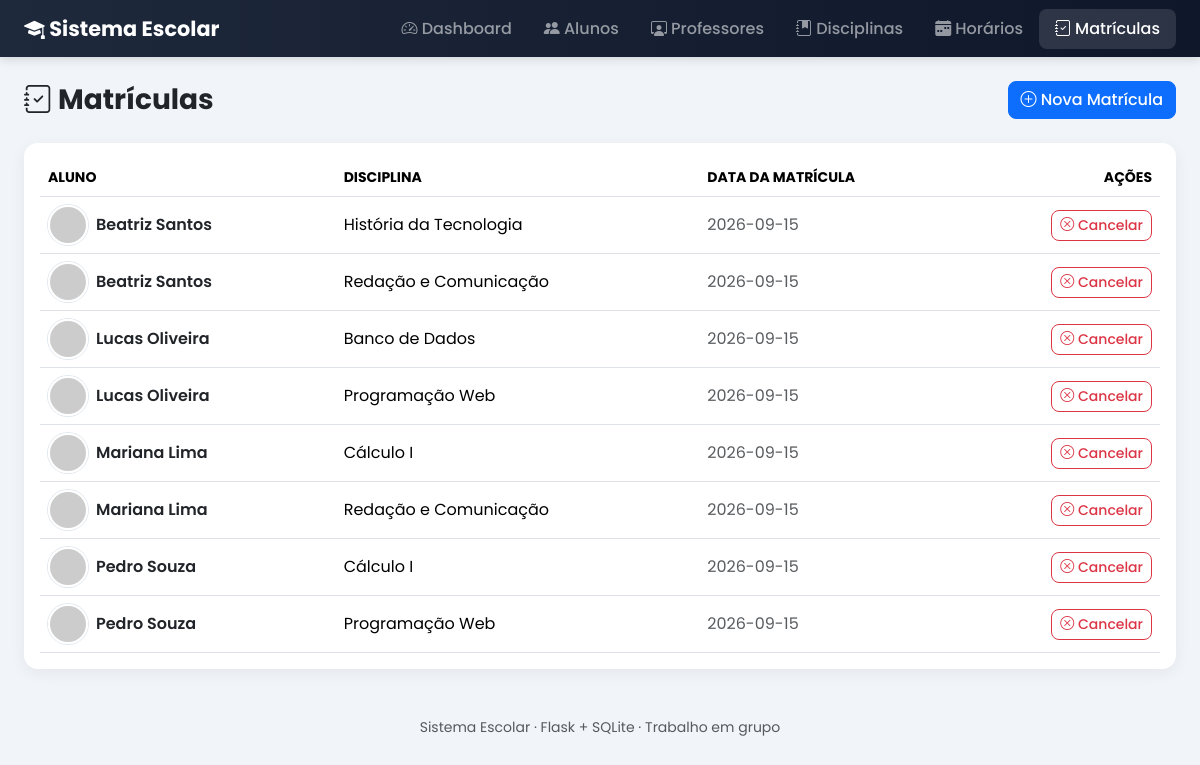
Page /matriculas/ on the committed database.
### tables this page shows
CREATE TABLE matriculas (
            id INTEGER PRIMARY KEY AUTOINCREMENT,
            aluno_id INTEGER NOT NULL,
            disciplina_id INTEGER NOT NULL,
            data_matricula TEXT DEFAULT CURRENT_DATE,
            FOREIGN KEY (aluno_id) REFERENCES alunos(id) ON DELETE CASCADE,
            FOREIGN KEY (disciplina_id) REFERENCES disciplinas(id) ON DELETE CASCADE,
            UNIQUE(aluno_id, disciplina_id)
        );

CREATE TABLE alunos (
            id INTEGER PRIMARY KEY AUTOINCREMENT,
            nome TEXT NOT NULL,
            idade INTEGER NOT NULL,
            email TEXT NOT NULL,
            turma TEXT NOT NULL,
            foto TEXT
        );

CREATE TABLE disciplinas (
            id INTEGER PRIMARY KEY AUTOINCREMENT,
            nome TEXT NOT NULL,
            carga_horaria INTEGER NOT NULL,
            professor_id INTEGER,
            FOREIGN KEY (professor_id) REFERENCES professores(id) ON DELETE SET NULL
        );

### routes/matriculas.py (the view)
@matriculas_bp.route("/")
def listar():
    conn = get_conn()
    matriculas = conn.execute(
        """
        SELECT m.id, a.id as aluno_id, a.nome as aluno_nome, a.foto as aluno_foto,
               d.id as disciplina_id, d.nome as disciplina_nome, m.data_matricula
        FROM matriculas m
        JOIN alunos a ON a.id = m.aluno_id
        JOIN disciplinas d ON d.id = m.disciplina_id
        ORDER BY a.nome, d.nome
        """
    ).fetchall()
    conn.close()
    return render_template("matriculas/list.html", matriculas=matriculas)

### database.py (called while the page is built)
def get_conn():
    conn = sqlite3.connect(DB_NAME)
    conn.row_factory = sqlite3.Row
    conn.execute("PRAGMA foreign_keys = ON")
    return conn

### templates/matriculas/list.html (shortened to what this page needs)
{% extends "base.html" %}
{% block content %}
<div class="d-flex flex-wrap justify-content-between align-items-center gap-2 mb-4">
    <h3 class="fw-bold mb-0"><i class="bi bi-journal-check"></i> Matrículas</h3>
    <a href="{{ url_for('matriculas.nova') }}" class="btn btn-primary btn-acao">
        <i class="bi bi-plus-circle"></i> Nova Matrícula
    </a>
</div>
{% if matriculas|length == 0 %}
    <div class="empty-state">
        <i class="bi bi-journal-x"></i>
        <p>Nenhuma matrícula cadastrada.</p>
    </div>
{% else %}
<div class="card card-suave p-3">
    <div class="table-responsive">
        <table class="table align-middle mb-0">
            <thead>
                <tr class="text-muted small text-uppercase">
                    <th>Aluno</th>
                    <th>Disciplina</th>
                    <th>Data da matrícula</th>
                    <th class="text-end">Ações</th>
                </tr>
            </thead>
            <tbody>
                {% for m in matriculas %}
                <tr>
                    <td>
                        <div class="d-flex align-items-center gap-2">
                            <img src="{{ m.aluno_foto }}" class="avatar-sm" alt="{{ m.aluno_nome }}">
                            <a href="{{ url_for('alunos.perfil', id=m.aluno_id) }}" class="text-decoration-none fw-semibold text-dark">
                                {{ m.aluno_nome }}
                            </a>
                        </div>
                    </td>
                    <td>{{ m.disciplina_nome }}</td>
                    <td class="text-muted">{{ m.data_matricula }}</td>
                    <td class="text-end">
                        <form action="{{ url_for('matriculas.excluir', id=m.id) }}" method="POST" class="d-inline"
                              onsubmit="return confirm('Cancelar esta matrícula?');">
                            <button type="submit" class="btn btn-sm btn-outline-danger btn-acao">
                                <i class="bi bi-x-circle"></i> Cancelar
                            </button>
                        </form>
                    </td>
                </tr>
                {% endfor %}
            </tbody>
        </table>
    </div>
</div>
{% endif %}
{% endblock %}

### static/css/style.css (style rules this page uses)
:root { --azul-escuro: #1e293b; --azul: #3b82f6; --roxo: #7c3aed; --verde: #10b981; --laranja: #f59e0b; --rosa: #ec4899; --fundo: #f1f5f9; }
* { font-family: 'Poppins', sans-serif; }
body { background: var(--fundo); }
.card-suave { border: none; border-radius: 14px; box-shadow: 0 4px 16px rgba(0,0,0,0.06); }
.avatar-sm { width: 40px; height: 40px; border-radius: 50%; object-fit: cover; border: 2px solid #fff; box-shadow: 0 0 0 1px #e2e8f0; }
.btn-acao { border-radius: 8px; font-weight: 500; }

### rows in the picture
matriculas: aluno_nome "Beatriz Santos", disciplina_nome "História da Tecnologia", data_matricula "2026-09-15"
matriculas: aluno_nome "Beatriz Santos", disciplina_nome "Redação e Comunicação", data_matricula "2026-09-15"
matriculas: aluno_nome "Lucas Oliveira", disciplina_nome "Banco de Dados", data_matricula "2026-09-15"
matriculas: aluno_nome "Lucas Oliveira", disciplina_nome "Programação Web", data_matricula "2026-09-15"
matriculas: aluno_nome "Mariana Lima", disciplina_nome "Cálculo I", data_matricula "2026-09-15"
matriculas: aluno_nome "Mariana Lima", disciplina_nome "Redação e Comunicação", data_matricula "2026-09-15"
matriculas: aluno_nome "Pedro Souza", disciplina_nome "Cálculo I", data_matricula "2026-09-15"
matriculas: aluno_nome "Pedro Souza", disciplina_nome "Programação Web", data_matricula "2026-09-15"
